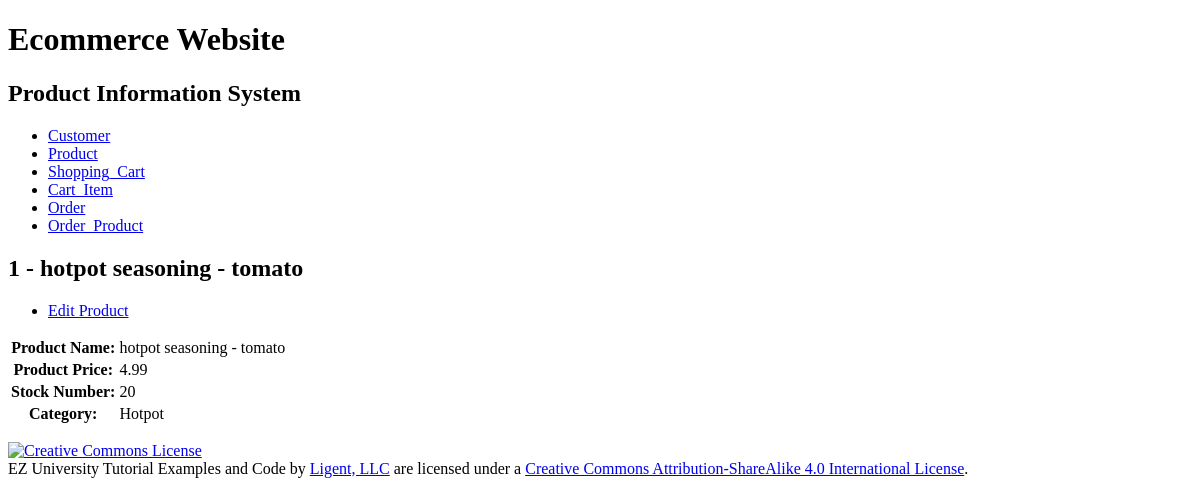
/product/1/, run on an earlier commit of the app's database.
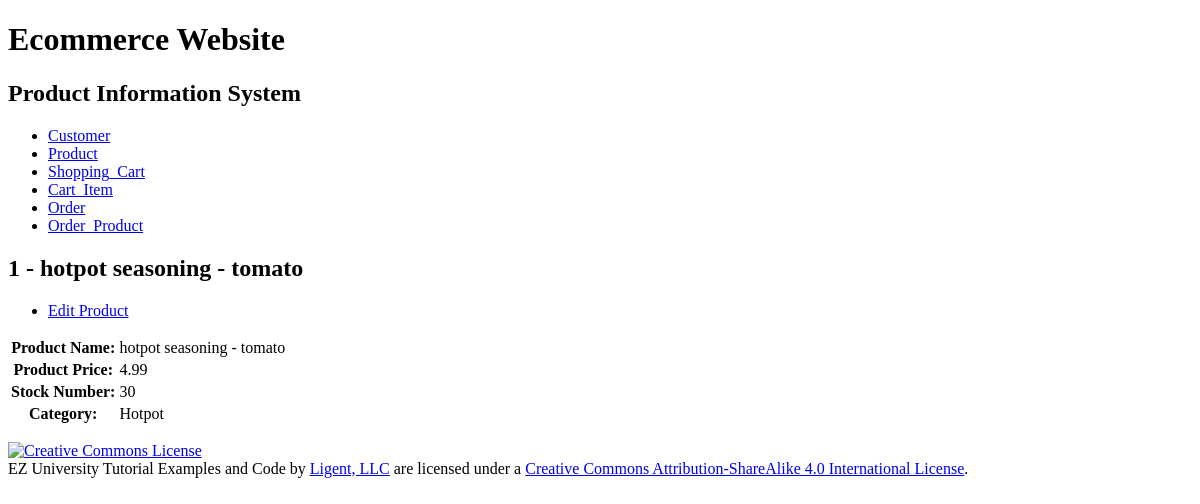
And on a later commit of the database.
### productinfo/models.py (models this page shows, shortened)
class Product(models.Model):
	product_id = models.AutoField(primary_key=True)
	product_name = models.CharField(max_length=225, unique=True)
	product_price = models.FloatField()
	stock_num = models.IntegerField()
	category_id = models.ForeignKey(Category, related_name='products', on_delete=models.PROTECT)
	def __str__(self):
		return f'{self.product_id} - {self.product_name}'
	def get_update_url(self):
		return reverse('productinfo_product_update_urlpattern',
					   kwargs={'pk':self.pk}
					   )
	class Meta:
		ordering = ['product_id']
		constraints = [
			UniqueConstraint(fields=['product_name'], name='unique_product')
		]

### productinfo/views.py (the view)
class ProductDetail(View):
	def get(self, request, pk):
		product = get_object_or_404(
			Product,
			pk=pk
		)
		category = product.category_id
		return render(
			request,
			'productinfo/product_detail.html',
			{'product': product, 'category': category}
		)

### productinfo/models.py (called while the page is built)
	def __str__(self):
		return f'{self.category_name}'

### productinfo/templates/productinfo/product_detail.html (shortened to what this page needs)
{% extends 'productinfo/base.html' %}
{% block content %}
    <h2>{{ product }}</h2>
    <ul>
        <li>
            <a href="{{ product.get_update_url }}">
                Edit Product</a></li>
    </ul>
    <section>
        <table>
            <tr>
                <th>Product Name:</th>
                <td>{{ product.product_name }}</td>
            </tr>
            <tr>
                <th>Product Price:</th>
                <td>{{ product.product_price }}</td>
            </tr>
            <tr>
                <th>Stock Number:</th>
                <td>{{ product.stock_num }}</td>
            </tr>
            <tr>
                <th>Category:</th>
                <td>{{ category }}</td>
            </tr>
        </table>
    </section>
{% endblock %}

What changed in the data, as far as the page shows it:
changed Product "1 - hotpot seasoning - tomato": stock_num "20" → "30"
